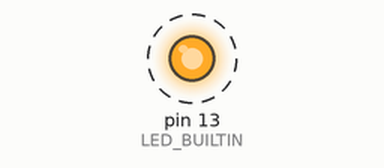
Simulated run of this sketch. Board: Arduino Uno, built with avr-gcc and run on an emulated ATmega328P. Parts: output pins drawn as LEDs (lit = HIGH). Dashed ring = blinking. What the sketch prints to the serial monitor is not drawn.

Above: at 15.2 s.
Timing chart, 0 to 18.0 s (numbered marks = the images above):
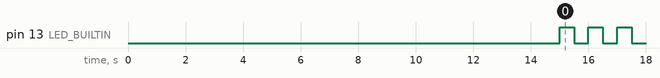

Measured:
- by itself, pin 13 (LED_BUILTIN): alternates HIGH for 0.50 s and LOW for 0.50 s

The sketch:

main_pico.ino
```cpp
#include <Arduino.h>
#include <Wire.h>
#include <VL53L0X.h>
void setup() {
	Serial.begin(152000);
	pinMode(LED_BUILTIN, OUTPUT);
	// put your setup code here, to run once:
	//Wire.begin();
	delay(15000);
	Serial.println("Start: Hello World.");
}
bool led=0;
void loop() {
	led=!led;
	// put your main code here, to run repeatedly:
	Serial.println("Hello World.");
	Serial.println("ta");
	digitalWrite(LED_BUILTIN, led);
	delay(500);
}
```
